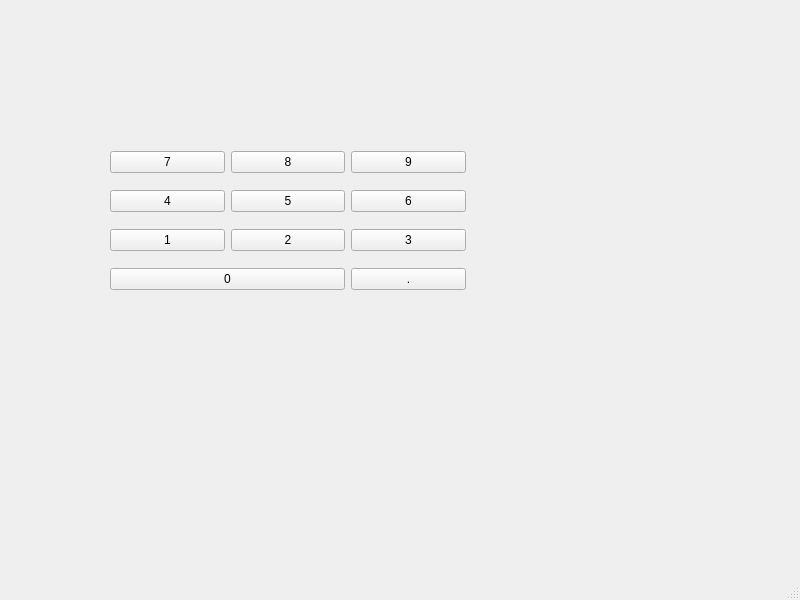
<?xml version="1.0" encoding="UTF-8"?>
<ui version="4.0">
 <class>MainWindow</class>
 <widget class="QMainWindow" name="MainWindow">
  <property name="geometry">
   <rect>
    <x>0</x>
    <y>0</y>
    <width>800</width>
    <height>600</height>
   </rect>
  </property>
  <property name="windowTitle">
   <string>MainWindow</string>
  </property>
  <widget class="QWidget" name="centralwidget">
   <widget class="QWidget" name="layoutWidget">
    <property name="geometry">
     <rect>
      <x>110</x>
      <y>140</y>
      <width>356</width>
      <height>165</height>
     </rect>
    </property>
    <layout class="QGridLayout" name="gridLayout_2">
     <item row="0" column="0">
      <widget class="QPushButton" name="pushButton_12">
       <property name="text">
        <string>7</string>
       </property>
      </widget>
     </item>
     <item row="0" column="1">
      <widget class="QPushButton" name="pushButton_13">
       <property name="text">
        <string>8</string>
       </property>
      </widget>
     </item>
     <item row="0" column="2">
      <widget class="QPushButton" name="pushButton_14">
       <property name="text">
        <string>9</string>
       </property>
      </widget>
     </item>
     <item row="1" column="0">
      <widget class="QPushButton" name="pushButton_15">
       <property name="text">
        <string>4</string>
       </property>
      </widget>
     </item>
     <item row="1" column="1">
      <widget class="QPushButton" name="pushButton_16">
       <property name="text">
        <string>5</string>
       </property>
      </widget>
     </item>
     <item row="1" column="2">
      <widget class="QPushButton" name="pushButton_17">
       <property name="text">
        <string>6</string>
       </property>
      </widget>
     </item>
     <item row="2" column="0">
      <widget class="QPushButton" name="pushButton_18">
       <property name="text">
        <string>1</string>
       </property>
      </widget>
     </item>
     <item row="2" column="1">
      <widget class="QPushButton" name="pushButton_19">
       <property name="text">
        <string>2</string>
       </property>
      </widget>
     </item>
     <item row="2" column="2">
      <widget class="QPushButton" name="pushButton_20">
       <property name="text">
        <string>3</string>
       </property>
      </widget>
     </item>
     <item row="3" column="2">
      <widget class="QPushButton" name="pushButton_21">
       <property name="text">
        <string>.</string>
       </property>
      </widget>
     </item>
     <item row="3" column="0" colspan="2">
      <widget class="QPushButton" name="pushButton_22">
       <property name="text">
        <string>0</string>
       </property>
      </widget>
     </item>
    </layout>
   </widget>
  </widget>
  <widget class="QMenuBar" name="menubar">
   <property name="geometry">
    <rect>
     <x>0</x>
     <y>0</y>
     <width>800</width>
     <height>30</height>
    </rect>
   </property>
  </widget>
  <widget class="QStatusBar" name="statusbar"/>
 </widget>
 <resources/>
 <connections/>
</ui>
